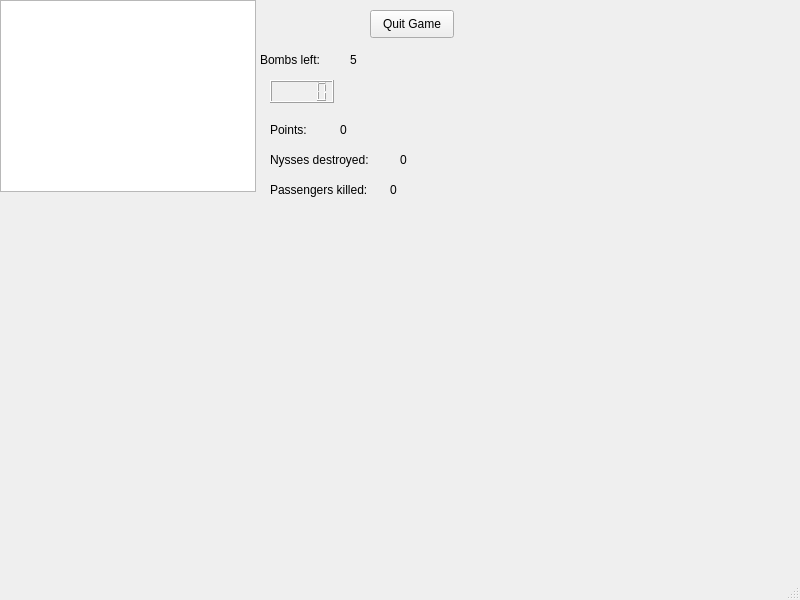
<?xml version="1.0" encoding="UTF-8"?>
<ui version="4.0">
 <class>MainWindow</class>
 <widget class="QMainWindow" name="MainWindow">
  <property name="geometry">
   <rect>
    <x>0</x>
    <y>0</y>
    <width>800</width>
    <height>600</height>
   </rect>
  </property>
  <property name="cursor">
   <cursorShape>CrossCursor</cursorShape>
  </property>
  <property name="windowTitle">
   <string>NysseMeni</string>
  </property>
  <widget class="QWidget" name="centralwidget">
   <widget class="QGraphicsView" name="gameView">
    <property name="geometry">
     <rect>
      <x>0</x>
      <y>0</y>
      <width>256</width>
      <height>192</height>
     </rect>
    </property>
   </widget>
   <widget class="QLabel" name="bombLabel">
    <property name="geometry">
     <rect>
      <x>260</x>
      <y>50</y>
      <width>81</width>
      <height>20</height>
     </rect>
    </property>
    <property name="text">
     <string>Bombs left:</string>
    </property>
   </widget>
   <widget class="QLabel" name="bombAmountLabel">
    <property name="geometry">
     <rect>
      <x>350</x>
      <y>50</y>
      <width>63</width>
      <height>20</height>
     </rect>
    </property>
    <property name="text">
     <string>5</string>
    </property>
   </widget>
   <widget class="QLCDNumber" name="gameTimer">
    <property name="geometry">
     <rect>
      <x>270</x>
      <y>80</y>
      <width>64</width>
      <height>23</height>
     </rect>
    </property>
   </widget>
   <widget class="QPushButton" name="exitButton">
    <property name="geometry">
     <rect>
      <x>370</x>
      <y>10</y>
      <width>84</width>
      <height>28</height>
     </rect>
    </property>
    <property name="text">
     <string>Quit Game</string>
    </property>
   </widget>
   <widget class="QLabel" name="pointsLabel">
    <property name="geometry">
     <rect>
      <x>270</x>
      <y>120</y>
      <width>63</width>
      <height>20</height>
     </rect>
    </property>
    <property name="text">
     <string>Points:</string>
    </property>
   </widget>
   <widget class="QLabel" name="pointAmountLabel">
    <property name="geometry">
     <rect>
      <x>340</x>
      <y>120</y>
      <width>63</width>
      <height>20</height>
     </rect>
    </property>
    <property name="text">
     <string>0</string>
    </property>
   </widget>
   <widget class="QLabel" name="nysseLabel">
    <property name="geometry">
     <rect>
      <x>270</x>
      <y>150</y>
      <width>121</width>
      <height>20</height>
     </rect>
    </property>
    <property name="text">
     <string>Nysses destroyed:</string>
    </property>
   </widget>
   <widget class="QLabel" name="destroyedNyssesLabel">
    <property name="geometry">
     <rect>
      <x>400</x>
      <y>150</y>
      <width>63</width>
      <height>20</height>
     </rect>
    </property>
    <property name="text">
     <string>0</string>
    </property>
   </widget>
   <widget class="QLabel" name="passengerLabel">
    <property name="geometry">
     <rect>
      <x>270</x>
      <y>180</y>
      <width>121</width>
      <height>20</height>
     </rect>
    </property>
    <property name="text">
     <string>Passengers killed:</string>
    </property>
   </widget>
   <widget class="QLabel" name="kPassengersLabel">
    <property name="geometry">
     <rect>
      <x>390</x>
      <y>180</y>
      <width>63</width>
      <height>20</height>
     </rect>
    </property>
    <property name="text">
     <string>0</string>
    </property>
   </widget>
   <widget class="QLabel" name="gameOverLabel">
    <property name="geometry">
     <rect>
      <x>270</x>
      <y>220</y>
      <width>191</width>
      <height>51</height>
     </rect>
    </property>
    <property name="font">
     <font>
      <family>DejaVu Sans</family>
      <pointsize>20</pointsize>
      <weight>75</weight>
      <bold>true</bold>
     </font>
    </property>
    <property name="text">
     <string/>
    </property>
   </widget>
  </widget>
  <widget class="QMenuBar" name="menubar">
   <property name="geometry">
    <rect>
     <x>0</x>
     <y>0</y>
     <width>800</width>
     <height>25</height>
    </rect>
   </property>
  </widget>
  <widget class="QStatusBar" name="statusbar"/>
 </widget>
 <resources/>
 <connections>
  <connection>
   <sender>exitButton</sender>
   <signal>clicked()</signal>
   <receiver>MainWindow</receiver>
   <slot>close()</slot>
   <hints>
    <hint type="sourcelabel">
     <x>411</x>
     <y>48</y>
    </hint>
    <hint type="destinationlabel">
     <x>399</x>
     <y>299</y>
    </hint>
   </hints>
  </connection>
 </connections>
</ui>
